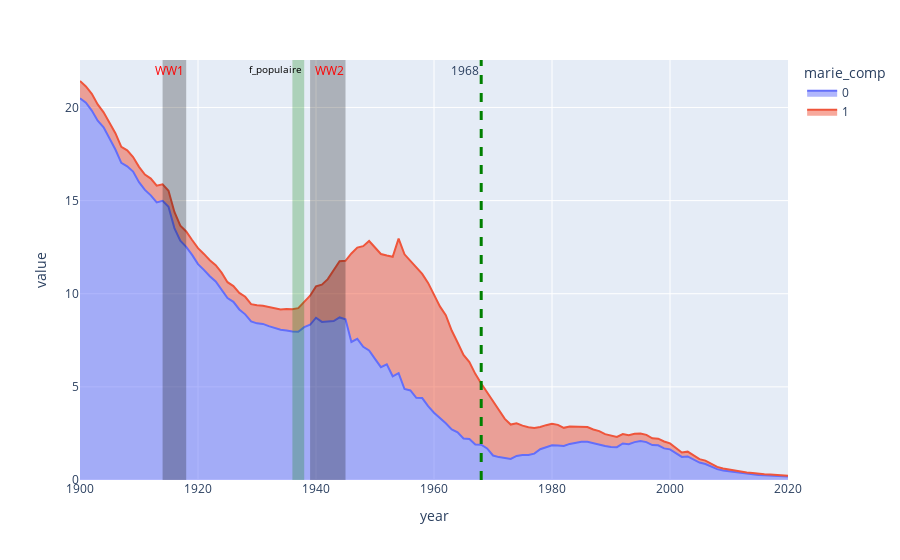

Notebook code cell kept with this figure:
### Code cell
# your code here

_ = mg.unstack(1)['% of f_births'].plot.area()

_.add_vrect(x0=1914, x1=1918, fillcolor="black", opacity=0.25, line_width=0, annotation_text="WW1", annotation_font_size=12, annotation_font_color='red')
_.add_vrect(x0=1939, x1=1945, fillcolor="black", opacity=0.25, line_width=0, annotation_text="WW2", annotation_font_size=12, annotation_font_color='red')
_.add_vrect(x0=1936, x1=1938, fillcolor="green", opacity=0.25, line_width=0, annotation_text="f_populaire", annotation_font_size=10, annotation_font_color='black')
_.add_vline(x=1968, line_width=3, line_dash="dash", line_color="green", annotation_text="1968", annotation_position = "top left")

### Figure 1 — Plotly figure (JSON) as saved in the notebook; plotly's stock layout.template omitted (floating-point values rounded to 4 significant figures)
{"data": [{"hovertemplate": "marie_comp=0<br>year=%{x}<br>value=%{y}<extra></extra>", "legendgroup": "0", "line": {"color": "#636efa"}, "mode": "lines", "name": "0", "orientation": "v", "showlegend": true, "stackgroup": "1", "type": "scatter", "x": [1900, 1901, 1902, 1903, 1904, 1905, 1906, 1907, 1908, 1909, 1910, 1911, 1912, 1913, 1914, 1915, 1916, 1917, 1918, 1919, 1920, 1921, 1922, 1923, 1924, 1925, 1926, 1927, 1928, 1929, 1930, 1931, 1932, 1933, 1934, 1935, 1936, 1937, 1938, 1939, 1940, 1941, 1942, 1943, 1944, 1945, 1946, 1947, 1948, 1949, 1950, 1951, 1952, 1953, 1954, 1955, 1956, 1957, 1958, 1959, 1960, 1961, 1962, 1963, 1964, 1965, 1966, 1967, 1968, 1969, 1970, 1971, 1972, 1973, 1974, 1975, 1976, 1977, 1978, 1979, 1980, 1981, 1982, 1983, 1984, 1985, 1986, 1987, 1988, 1989, 1990, 1991, 1992, 1993, 1994, 1995, 1996, 1997, 1998, 1999, 2000, 2001, 2002, 2003, 2004, 2005, 2006, 2007, 2008, 2009, 2010, 2011, 2012, 2013, 2014, 2015, 2016, 2017, 2018, 2019, 2020], "xaxis": "x", "y": [20.5, 20.25, 19.84, 19.29, 18.93, 18.3, 17.74, 17.02, 16.84, 16.56, 15.99, 15.57, 15.28, 14.9, 14.98, 14.67, 13.52, 12.84, 12.52, 12.09, 11.59, 11.28, 10.94, 10.66, 10.23, 9.771, 9.564, 9.156, 8.893, 8.516, 8.41, 8.38, 8.261, 8.169, 8.065, 8.023, 7.97, 7.96, 8.204, 8.333, 8.711, 8.487, 8.516, 8.531, 8.726, 8.626, 7.41, 7.58, 7.152, 6.958, 6.503, 6.056, 6.207, 5.569, 5.739, 4.885, 4.805, 4.409, 4.397, 3.963, 3.613, 3.352, 3.043, 2.717, 2.564, 2.227, 2.199, 1.908, 1.895, 1.697, 1.315, 1.229, 1.159, 1.13, 1.293, 1.341, 1.342, 1.417, 1.653, 1.751, 1.86, 1.855, 1.822, 1.936, 1.986, 2.052, 2.053, 1.966, 1.908, 1.827, 1.777, 1.762, 1.962, 1.918, 2.033, 2.094, 2.034, 1.873, 1.861, 1.698, 1.646, 1.456, 1.237, 1.264, 1.087, 0.9372, 0.8577, 0.7024, 0.5823, 0.516, 0.4764, 0.4134, 0.364, 0.3323, 0.3169, 0.2741, 0.259, 0.2394, 0.2218, 0.2093, 0.1873], "yaxis": "y"}, {"hovertemplate": "marie_comp=1<br>year=%{x}<br>value=%{y}<extra></extra>", "legendgroup": "1", "line": {"color": "#EF553B"}, "mode": "lines", "name": "1", "orientation": "v", "showlegend": true, "stackgroup": "1", "type": "scatter", "x": [1900, 1901, 1902, 1903, 1904, 1905, 1906, 1907, 1908, 1909, 1910, 1911, 1912, 1913, 1914, 1915, 1916, 1917, 1918, 1919, 1920, 1921, 1922, 1923, 1924, 1925, 1926, 1927, 1928, 1929, 1930, 1931, 1932, 1933, 1934, 1935, 1936, 1937, 1938, 1939, 1940, 1941, 1942, 1943, 1944, 1945, 1946, 1947, 1948, 1949, 1950, 1951, 1952, 1953, 1954, 1955, 1956, 1957, 1958, 1959, 1960, 1961, 1962, 1963, 1964, 1965, 1966, 1967, 1968, 1969, 1970, 1971, 1972, 1973, 1974, 1975, 1976, 1977, 1978, 1979, 1980, 1981, 1982, 1983, 1984, 1985, 1986, 1987, 1988, 1989, 1990, 1991, 1992, 1993, 1994, 1995, 1996, 1997, 1998, 1999, 2000, 2001, 2002, 2003, 2004, 2005, 2006, 2007, 2008, 2009, 2010, 2011, 2012, 2013, 2014, 2015, 2016, 2017, 2018, 2019, 2020], "xaxis": "x", "y": [0.9232, 0.8758, 0.8958, 0.8793, 0.8073, 0.8788, 0.8739, 0.8603, 0.8534, 0.7836, 0.8248, 0.8255, 0.9002, 0.8937, 0.8893, 0.8622, 0.8711, 0.8068, 0.8267, 0.7957, 0.8583, 0.8542, 0.8588, 0.8723, 0.898, 0.8492, 0.8472, 0.8862, 0.9438, 0.9235, 0.9664, 0.9777, 1.025, 1.036, 1.083, 1.157, 1.196, 1.263, 1.345, 1.563, 1.683, 2.002, 2.266, 2.705, 3.02, 3.144, 4.75, 4.895, 5.4, 5.876, 5.951, 6.077, 5.848, 6.418, 7.217, 7.23, 6.959, 6.99, 6.668, 6.619, 6.319, 5.967, 5.806, 5.306, 4.817, 4.488, 4.134, 3.789, 3.283, 2.994, 2.881, 2.546, 2.12, 1.846, 1.756, 1.578, 1.486, 1.381, 1.19, 1.194, 1.155, 1.106, 0.9789, 0.9398, 0.8697, 0.8052, 0.7892, 0.7489, 0.7169, 0.6341, 0.5918, 0.5483, 0.5002, 0.48, 0.4484, 0.4026, 0.388, 0.367, 0.3582, 0.3695, 0.3206, 0.2768, 0.2411, 0.2584, 0.215, 0.1828, 0.1823, 0.1497, 0.1242, 0.1039, 0.08289, 0.09817, 0.07581, 0.0679, 0.06241, 0.05814, 0.05181, 0.05744, 0.04826, 0.04343, 0.03994], "yaxis": "y"}], "layout": {"annotations": [{"font": {"color": "red", "size": 12}, "showarrow": false, "text": "WW1", "x": 1918, "xanchor": "right", "xref": "x", "y": 1, "yanchor": "top", "yref": "y domain"}, {"font": {"color": "red", "size": 12}, "showarrow": false, "text": "WW2", "x": 1945, "xanchor": "right", "xref": "x", "y": 1, "yanchor": "top", "yref": "y domain"}, {"font": {"color": "black", "size": 10}, "showarrow": false, "text": "f_populaire", "x": 1938, "xanchor": "right", "xref": "x", "y": 1, "yanchor": "top", "yref": "y domain"}, {"showarrow": false, "text": "1968", "x": 1968, "xanchor": "right", "xref": "x", "y": 1, "yanchor": "top", "yref": "y domain"}], "legend": {"title": {"text": "marie_comp"}, "tracegroupgap": 0}, "margin": {"t": 60}, "shapes": [{"fillcolor": "black", "line": {"width": 0}, "opacity": 0.25, "type": "rect", "x0": 1914, "x1": 1918, "xref": "x", "y0": 0, "y1": 1, "yref": "y domain"}, {"fillcolor": "black", "line": {"width": 0}, "opacity": 0.25, "type": "rect", "x0": 1939, "x1": 1945, "xref": "x", "y0": 0, "y1": 1, "yref": "y domain"}, {"fillcolor": "green", "line": {"width": 0}, "opacity": 0.25, "type": "rect", "x0": 1936, "x1": 1938, "xref": "x", "y0": 0, "y1": 1, "yref": "y domain"}, {"line": {"color": "green", "dash": "dash", "width": 3}, "type": "line", "x0": 1968, "x1": 1968, "xref": "x", "y0": 0, "y1": 1, "yref": "y domain"}], "xaxis": {"anchor": "y", "domain": [0, 1], "title": {"text": "year"}}, "yaxis": {"anchor": "x", "domain": [0, 1], "title": {"text": "value"}}}}
